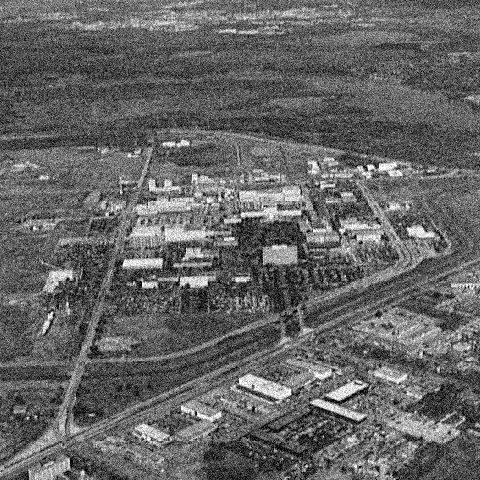
%> input picture Project1/before.png, 480 x 480 px
$ octave compare_functions.m   (GNU Octave 9; MATLAB toolbox functions it lacks are replaced by stand-ins)
%> lines starting %> are read from the running program, lines starting %| are printed output that depends on the picture
%设定小波基的矩阵
a=['haar ';'db4  ';'sym4 ';'coif4';'dmey '];
A=cellstr(a);
%B和C分别用来记录去噪后图像与label图像相比的全部噪声元素和较大噪声元素
B=[0,0,0,0,0];
C=[0,0,0,0,0];

[x,map]=imread('before.png');
%> x is the input picture: size 480x480 uint8; min 0, max 255, mean 101.2
%> map = []
[y,map]=imread('label.tif');
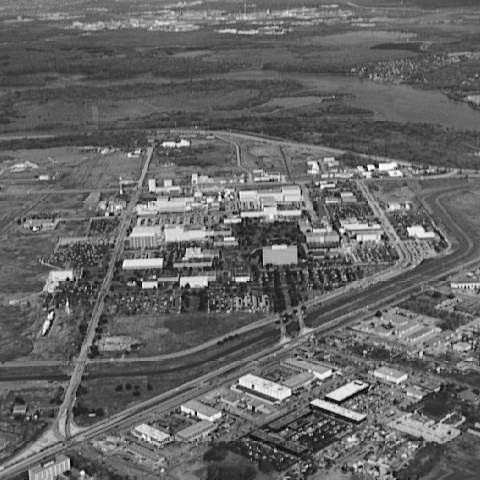
%> input picture Project1/label.tif, 480 x 480 px
%> y is the input picture: size 480x480 uint8; min 0, max 254, mean 101.2
subplot(2,3,1);
imshow(x);
title('原始图像');
for i=1:5
%> this loop made 5 passes; what is shown inside it comes from the first
    %确定小波基并对含噪图像进行分解
    base=char(A(i));
    [c,s] = wavedec2(x,2,base);
%> s = [120 120; 120 120; 240 240; 480 480]
    %设置尺度向量
    n = [1,2];
    %设置阈值向量p
    p = [10,25];
   %对三个方向高频系数进行软阈值处理
   ns = wthcoef2('h',c,s,n,p,'s');
   ns = wthcoef2('v',ns,s,n,p,'s');
   ns = wthcoef2('d',ns,s,n,p,'s');
   %对新的小波分解结构[c,s]进行重构
   xx = waverec2(ns,s,base);
   subplot(2,3,i+1);
   imshow(uint8(xx));
   title(base);

   %去噪后图像与label图像作差
   difference=uint8(xx)-y;
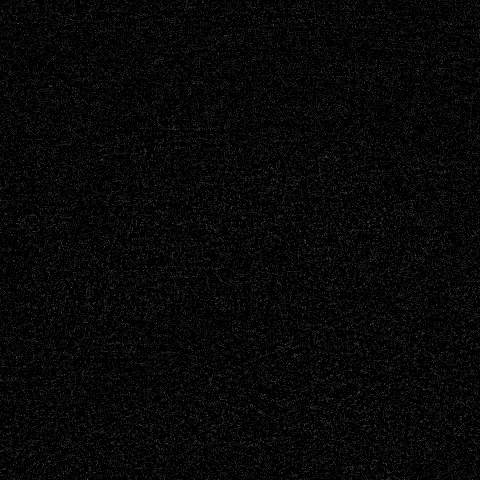
%> difference: size 480x480 uint8; min 0, max 97, mean 7.6
   size_diff=size(difference);
%> size_diff = [480 480]
   for m=1:size_diff(1)
       for n=1:size_diff(2)
           if(difference(m,n)>0)   %记录剩余噪声元素数目
                B(i)=B(i)+1;
           end;
           if(difference(m,n)>20)  %记录剩余较大噪声元素数目
                C(i)=C(i)+1;
           end;
       end
   end
%> after the loop, B = [112887 0 0 0 0]; C = [31899 0 0 0 0]
end
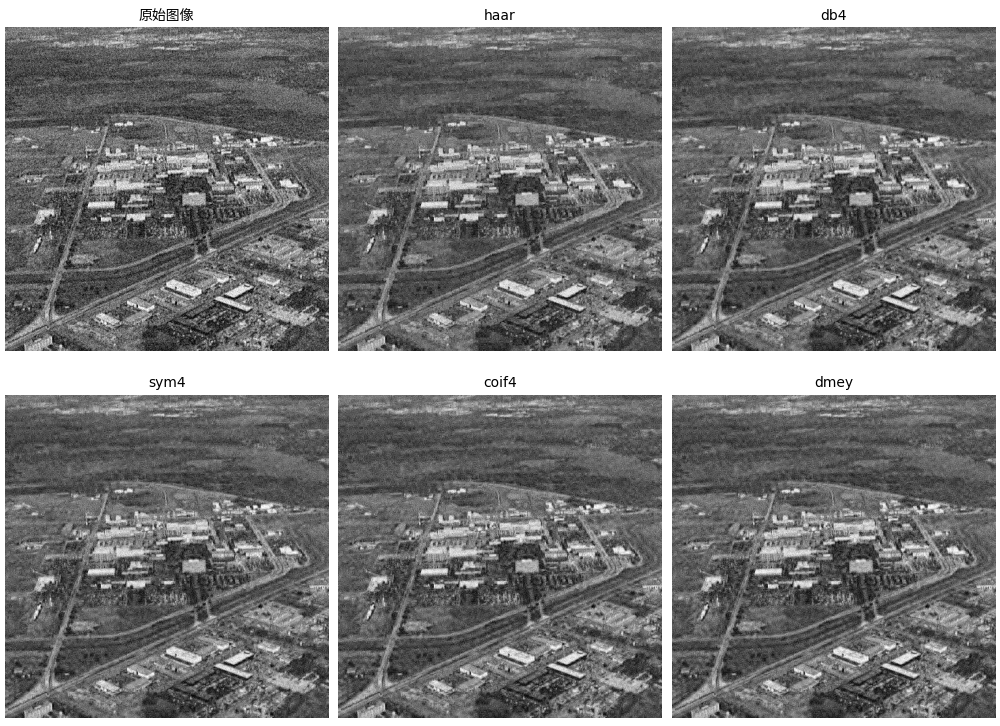
%> figure redrawn from the program's plot data, 6 panels
B
%> B = [112887 112573 112608 112621 112815]
C
%> C = [31899 31116 30848 30872 31393]
%最终确定小波基为sym4
